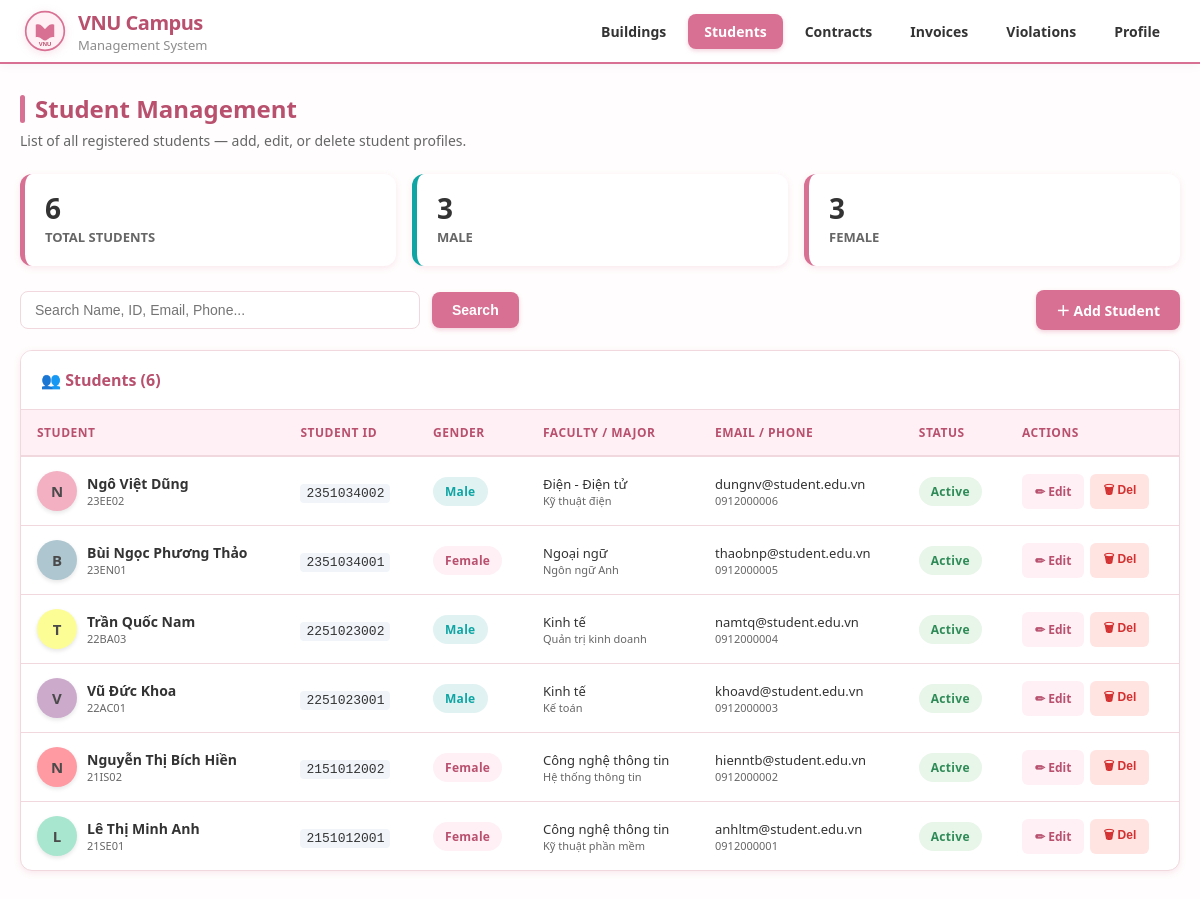
Page /ktx/StudentListView.php on the committed database.
### tables this page shows
CREATE TABLE students (
    student_id     INT           NOT NULL AUTO_INCREMENT,
    user_id        INT           NOT NULL,
    student_code   VARCHAR(20)   NOT NULL UNIQUE           COMMENT 'MSSV',
    full_name      VARCHAR(100)  NOT NULL,
    date_of_birth  DATE          NOT NULL,
    gender         ENUM('male','female','other') NOT NULL,
    id_card        VARCHAR(20)   NOT NULL UNIQUE           COMMENT 'CCCD/CMND — [d] UNIQUE',
    faculty        VARCHAR(100)  NOT NULL,
    major          VARCHAR(100)  NOT NULL,
    intake_year    YEAR          NOT NULL,
    class_name     VARCHAR(30)   NOT NULL,
    hometown       VARCHAR(200)  DEFAULT NULL,
    address        VARCHAR(255)  DEFAULT NULL,
    parent_name    VARCHAR(100)  DEFAULT NULL,
    parent_phone   VARCHAR(15)   DEFAULT NULL UNIQUE,       
    health_status  TEXT          DEFAULT NULL,
    status_code    VARCHAR(50)   NOT NULL DEFAULT 'active' COMMENT 'Ref: statuses(student,code)',
    created_at     DATETIME      NOT NULL DEFAULT CURRENT_TIMESTAMP,
    updated_at     DATETIME      NOT NULL DEFAULT CURRENT_TIMESTAMP ON UPDATE CURRENT_TIMESTAMP,
    created_by     INT           DEFAULT NULL,              
    updated_by     INT           DEFAULT NULL,              
    PRIMARY KEY (student_id),
    FOREIGN KEY (user_id) REFERENCES users(user_id) ON DELETE CASCADE,
    INDEX idx_student_code (student_code),
    INDEX idx_faculty      (faculty),
    INDEX idx_status_code  (status_code)
);

CREATE TABLE users (
    user_id      INT           NOT NULL AUTO_INCREMENT,
    username     VARCHAR(50)   NOT NULL UNIQUE,
    password     VARCHAR(255)  NOT NULL                   COMMENT 'Bcrypt hash',
    email        VARCHAR(100)  NOT NULL UNIQUE,
    full_name    VARCHAR(100)  NOT NULL,
    phone        VARCHAR(15)   DEFAULT NULL UNIQUE,         
    role         ENUM('admin','staff','student') NOT NULL DEFAULT 'student',
    avatar_url   VARCHAR(500)  DEFAULT NULL               COMMENT 'Cloud Storage URL',
    status_code  VARCHAR(50)   NOT NULL DEFAULT 'active'  COMMENT 'Ref: statuses(user,code)',
    last_login   DATETIME      DEFAULT NULL,
    created_at   DATETIME      NOT NULL DEFAULT CURRENT_TIMESTAMP,
    updated_at   DATETIME      NOT NULL DEFAULT CURRENT_TIMESTAMP ON UPDATE CURRENT_TIMESTAMP,
    created_by   INT           DEFAULT NULL               COMMENT 'user_id người tạo — [f]',
    updated_by   INT           DEFAULT NULL               COMMENT 'user_id người sửa — [f]',
    PRIMARY KEY (user_id),
    INDEX idx_role        (role),
    INDEX idx_status_code (status_code)
);

### ktx/StudentController.php (called while the page is built, shortened)
<?php
class StudentController
{
    private PDO $pdo;
    public function __construct(PDO $pdo)
    {
        $this->pdo = $pdo;
    }
    public function getAllStudents(string $search = ''): array
    {
        $sql = "
            SELECT
                s.student_id, s.student_code, s.full_name, s.gender,
                s.id_card, s.faculty, s.major, s.intake_year,
                s.class_name, s.status_code,
                u.email, u.phone
            FROM students s
            JOIN users u ON u.user_id = s.user_id
        ";
        $params = [];
        $sql .= " ORDER BY s.student_id DESC";
        $stmt = $this->pdo->prepare($sql);
        $stmt->execute($params);
        return $stmt->fetchAll(PDO::FETCH_ASSOC);
    }
}

### ktx/StudentListView.php (the view, shortened to what this page needs)
<?php
require_once __DIR__ . '/StudentController.php';
$controller = new StudentController($pdo);
$search = trim($_GET['search'] ?? '');
$students = $controller->getAllStudents($search);
$total  = count($students);
$male   = count(array_filter($students, fn($s) => $s['gender'] === 'male'));
$female = count(array_filter($students, fn($s) => $s['gender'] === 'female'));
function genderLabel(string $g): string {
    return match($g) { 'male' => 'Male', 'female' => 'Female', default => 'Other' };
}
function statusLabel(string $c): array {
    return match($c) {
        'active'    => ['Active',     'badge-green'],
        'graduated' => ['Graduated',  'badge-blue'],
        'suspended' => ['Suspended',  'badge-yellow'],
        'expelled'  => ['Expelled',   'badge-red'],
        default     => [$c,           'badge-gray'],
    };
}
include 'header.php';
?>
<main class="page">
    <h1 class="page-title">Student Management</h1>
    <p class="page-desc">List of all registered students — add, edit, or delete student profiles.</p>
    <div class="stats-row">
        <div class="stat-card"><div class="stat-value"><?= $total ?></div><div class="stat-label">Total Students</div></div>
        <div class="stat-card blue"><div class="stat-value"><?= $male ?></div><div class="stat-label">Male</div></div>
        <div class="stat-card pink"><div class="stat-value"><?= $female ?></div><div class="stat-label">Female</div></div>
    </div>
    <div class="toolbar">
        <form method="GET" style="display:contents">
            <div class="search-box">
                <input type="text" name="search" placeholder="Search Name, ID, Email, Phone..." value="<?= htmlspecialchars($search) ?>">
            </div>
            <button type="submit" class="btn btn-primary">Search</button>
        </form>
        <a href="StudentFormView.php" class="btn btn-primary" style="margin-left:auto">＋ Add Student</a>
    </div>
    <div class="table-wrap">
        <div class="table-header">
            <h2>👥 Students <?= $search ? '(results: ' . htmlspecialchars($search) . ')' : '' ?> (<?= $total ?>)</h2>
        </div>
        <div class="table-responsive">
            <table>
                <thead>
                    <tr>
                        <th>Student</th>
                        <th>Student ID</th>
                        <th class="hide-mobile">Gender</th>
                        <th class="hide-mobile">Faculty / Major</th>
                        <th>Email / Phone</th>
                        <th class="hide-mobile">Status</th>
                        <th>Actions</th>
                    </tr>
                </thead>
                <tbody>
                <?php if (empty($students)): ?>
                    <tr><td colspan="7"><div class="empty">No students found.</div></td></tr>
                <?php else: ?>
                    <?php foreach ($students as $sv):
                        [$statusText, $statusClass] = statusLabel($sv['status_code']);
                        $initials = mb_substr($sv['full_name'], 0, 1, 'UTF-8');
                        $colors   = ['#F3B0C3','#A8E6CF','#FF9AA2','#CBAACB','#FDFD96','#AEC6CF'];
                        $color    = $colors[$sv['student_id'] % count($colors)];
                    ?>
                    <tr>
                        <td>
                            <div style="display:flex;align-items:center;gap:10px">
                                <div class="avatar" style="background:<?= $color ?>; color:#4A4A4A;"><?= $initials ?></div>
                                <div>
                                    <div style="font-weight:600"><?= htmlspecialchars($sv['full_name']) ?></div>
                                    <div style="font-size:11px;color:var(--muted)"><?= htmlspecialchars($sv['class_name']) ?></div>
                                </div>
                            </div>
                        </td>
                        <td><code style="font-size:13px;background:#f1f5f9;padding:2px 6px;border-radius:4px"><?= htmlspecialchars($sv['student_code']) ?></code></td>
                        <td class="hide-mobile">
                            <span class="badge <?= $sv['gender'] === 'male' ? 'badge-blue' : ($sv['gender'] === 'female' ? 'badge-pink' : 'badge-gray') ?>">
                                <?= genderLabel($sv['gender']) ?>
                            </span>
                        </td>
                        <td class="hide-mobile">
                            <div style="font-size:13px"><?= htmlspecialchars($sv['faculty']) ?></div>
                            <div style="font-size:11px;color:var(--muted)"><?= htmlspecialchars($sv['major']) ?></div>
                        </td>
                        <td>
                            <div style="font-size:13px"><?= htmlspecialchars($sv['email']) ?></div>
                            <div style="font-size:11px;color:var(--muted)"><?= htmlspecialchars($sv['phone'] ?? '—') ?></div>
                        </td>
                        <td class="hide-mobile"><span class="badge <?= $statusClass ?>"><?= $statusText ?></span></td>
                        <td>
                            <div style="display:flex;gap:6px;flex-wrap:wrap">
                                <a href="StudentFormView.php?student_id=<?= $sv['student_id'] ?>" class="btn btn-edit btn-sm">✏ Edit</a>
                                <form method="POST" onsubmit="return confirm('Delete student <?= htmlspecialchars(addslashes($sv['full_name'])) ?>?')">
                                    <button type="submit" class="btn btn-danger btn-sm">🗑 Del</button>
                                </form>
                            </div>
                        </td>
                    </tr>
                    <?php endforeach; ?>
                <?php endif; ?>
                </tbody>
            </table>
        </div>
    </div>
</main>
</body>
</html>

### ktx/style.css (style rules this page uses)
*, *::before, *::after { box-sizing: border-box; margin: 0; padding: 0; }
:root { --bg: #FFFDFD; --card: #ffffff; --primary: #D87093; --primary-hover: #C25A7A; --primary-dk:#B8506E; --primary-lt:#FFF0F5; --text: #333333; --muted: #666666; --border: #F0D8DE; --green: #2E8B57; --green-lt: #E8F5E9; --red: #D32F2F; --red-lt: #FFE4E1; --yellow: #B8860B; --yellow-lt: #FFFDE7; --blue: #0ea5a4; --blue-lt: #E0F2F1; --purple: #8E24AA; --purple-lt: #F3E8FF; --radius: 12px; --shadow: 0 2px 6px rgba(216, 112, 147, 0.15); }
body { font-family: 'Segoe UI', system-ui, sans-serif; background: var(--bg); color: var(--text); min-height: 100vh; }
.page { max-width: 1280px; margin: 0 auto; padding: 28px 20px; }
.page-title { font-size: 24px; font-weight: 700; color: var(--primary-dk); display: flex; align-items: center; gap: 10px; margin-bottom: 6px; }
.page-title::before { content: ''; display: block; width: 5px; height: 28px; background: var(--primary); border-radius: 3px; }
.page-desc { color: var(--muted); font-size: 14px; margin-bottom: 24px; }
.stats-row, .summary-row { display: grid; grid-template-columns: repeat(auto-fit, minmax(160px, 1fr)); gap: 16px; margin-bottom: 24px; }
.stat-card { background: var(--card); border-radius: var(--radius); padding: 20px; box-shadow: var(--shadow); border-left: 5px solid var(--primary); transition: transform 0.2s ease; }
.stat-card.blue { border-color: var(--blue); }
.stat-card.pink { border-color: var(--primary); }
.stat-value { font-size: 28px; font-weight: 800; line-height: 1; color: var(--text); }
.stat-label { font-size: 13px; font-weight: 600; color: var(--muted); margin-top: 6px; text-transform: uppercase; }
.table-wrap { background: var(--card); border-radius: var(--radius); box-shadow: var(--shadow); overflow: hidden; border: 1px solid var(--border); }
.table-header { padding: 18px 20px; border-bottom: 1px solid var(--border); background: #fff; display: flex; align-items: center; justify-content: space-between; }
.table-header h2 { font-size: 16px; font-weight: 700; color: var(--primary-dk); margin: 0; }
.table-responsive { overflow-x: auto; }
table { width: 100%; border-collapse: collapse; font-size: 14px; }
thead th { background: var(--primary-lt); padding: 14px 16px; text-align: left; font-size: 12px; font-weight: 700; color: var(--primary-dk); text-transform: uppercase; letter-spacing: .5px; border-bottom: 2px solid var(--border); white-space: nowrap; }
tbody tr { border-bottom: 1px solid var(--border); transition: background .15s; }
tbody tr:last-child { border-bottom: none; }
td { padding: 14px 16px; vertical-align: middle; }
.toolbar { display: flex; gap: 12px; align-items: center; margin-bottom: 20px; flex-wrap: wrap; }
.search-box { display: flex; align-items: center; gap: 8px; background: var(--card); border: 1px solid var(--border); border-radius: 8px; padding: 10px 14px; flex: 1; min-width: 200px; max-width: 400px; transition: border 0.2s; }
.search-box input { border: none; outline: none; font-size: 14px; width: 100%; background: transparent; color: var(--text); }
.btn { display: inline-flex; align-items: center; gap: 6px; padding: 10px 20px; border-radius: 8px; font-size: 14px; font-weight: 600; cursor: pointer; border: none; text-decoration: none; transition: all .2s; }
.btn-primary { background: var(--primary); color: #fff; box-shadow: 0 2px 4px rgba(216, 112, 147, 0.3); }
.btn-danger { background: var(--red-lt); color: var(--red); border: 1px solid transparent; }
.btn-edit { background: var(--primary-lt); color: var(--primary-dk); border: 1px solid transparent; }
.btn-sm { padding: 6px 12px; font-size: 12px; border-radius: 6px; }
.badge, .status-badge { display: inline-flex; align-items: center; gap: 4px; padding: 6px 12px; border-radius: 20px; font-size: 12px; font-weight: 700; white-space: nowrap; letter-spacing: 0.3px; }
.badge-blue { background: var(--blue-lt); color: var(--blue); }
.badge-pink { background: var(--primary-lt); color: var(--primary-dk); }
.badge-green, .status-available { background: var(--green-lt); color: var(--green); }
.avatar { width: 40px; height: 40px; border-radius: 50%; display: flex; align-items: center; justify-content: center; font-size: 15px; font-weight: 700; color: #fff; flex-shrink: 0; box-shadow: 0 2px 4px rgba(0,0,0,0.1); }

### rows in the picture
students: full_name "N", full_name "Ngô Việt Dũng", class_name "23EE02", student_code "2351034002", gender "Male", faculty "Điện - Điện tử", major "Kỹ thuật điện", user.email "dungnv@student.edu.vn", user.phone "0912000006", statusText "Active"
students: full_name "B", full_name "Bùi Ngọc Phương Thảo", class_name "23EN01", student_code "2351034001", gender "Female", faculty "Ngoại ngữ", major "Ngôn ngữ Anh", user.email "thaobnp@student.edu.vn", user.phone "0912000005", statusText "Active"
students: full_name "T", full_name "Trần Quốc Nam", class_name "22BA03", student_code "2251023002", gender "Male", faculty "Kinh tế", major "Quản trị kinh doanh", user.email "namtq@student.edu.vn", user.phone "0912000004", statusText "Active"
students: full_name "V", full_name "Vũ Đức Khoa", class_name "22AC01", student_code "2251023001", gender "Male", faculty "Kinh tế", major "Kế toán", user.email "khoavd@student.edu.vn", user.phone "0912000003", statusText "Active"
students: full_name "N", full_name "Nguyễn Thị Bích Hiền", class_name "21IS02", student_code "2151012002", gender "Female", faculty "Công nghệ thông tin", major "Hệ thống thông tin", user.email "hienntb@student.edu.vn", user.phone "0912000002", statusText "Active"
students: full_name "L", full_name "Lê Thị Minh Anh", class_name "21SE01", student_code "2151012001", gender "Female", faculty "Công nghệ thông tin", major "Kỹ thuật phần mềm", user.email "anhltm@student.edu.vn", user.phone "0912000001", statusText "Active"

### other values in the picture
$total "6"
$male "3"
$female "3"
